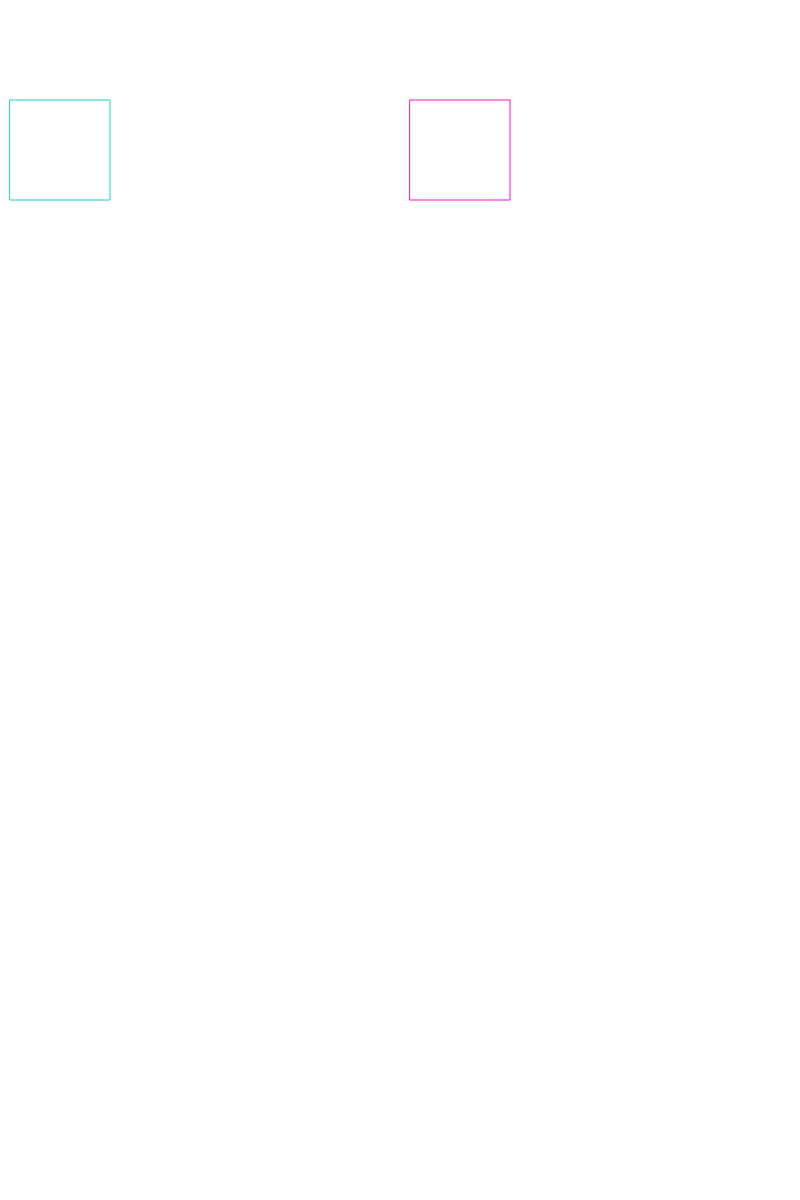
Frame 1 (no input)
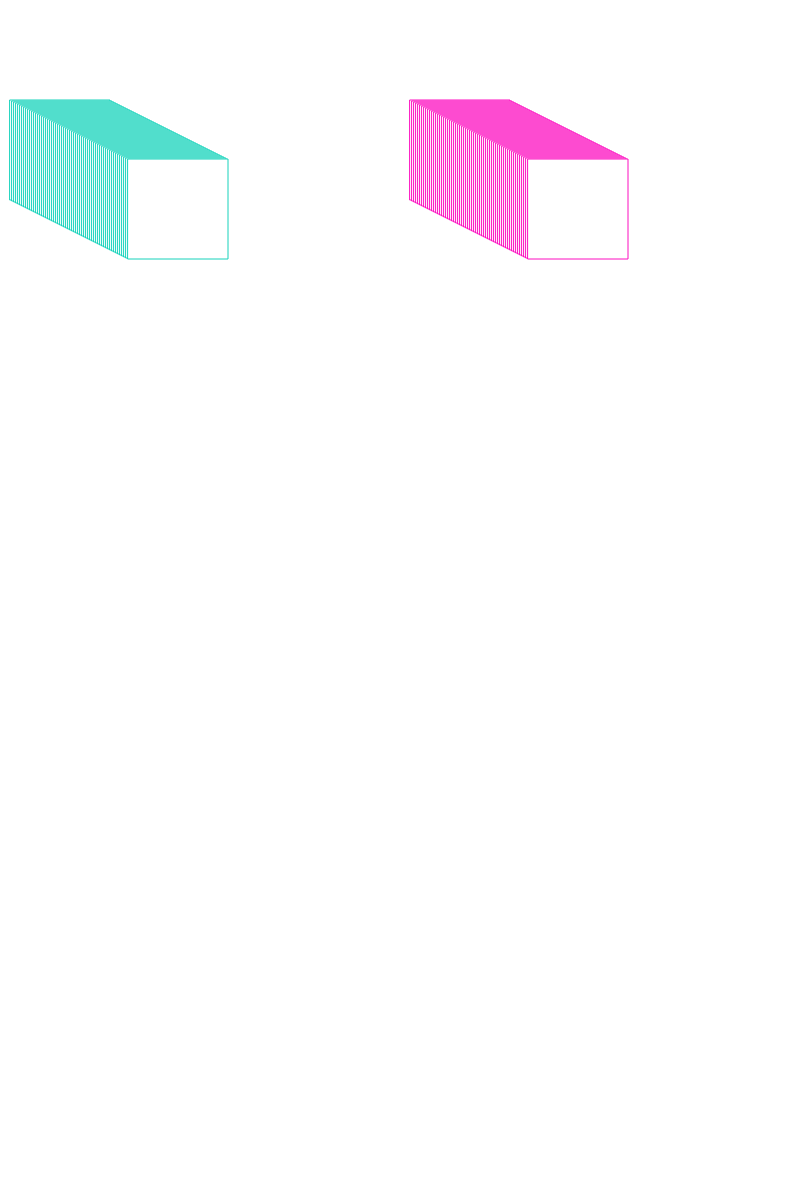
Frame 60 (no input)
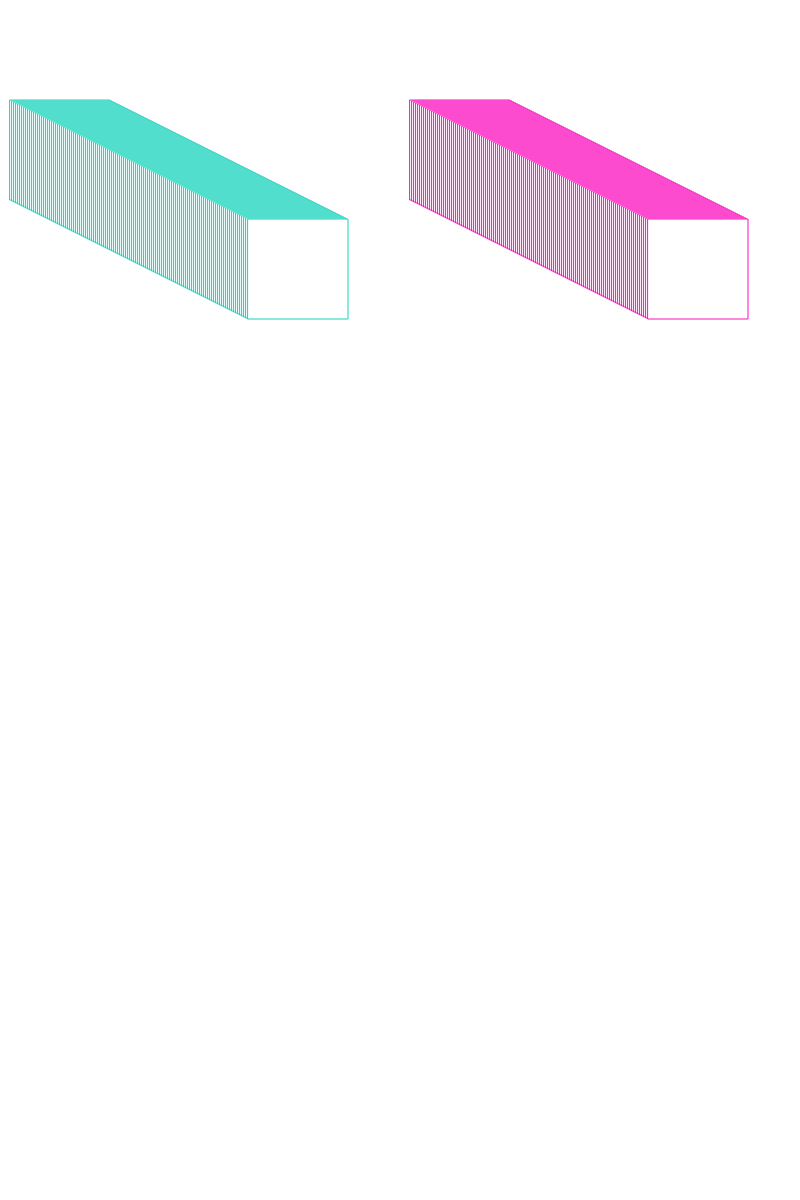
Frame 120 (the mouse pressed at the canvas centre since frame 60)

The p5.js sketch that drew these frames (run headless with seeded random() and noise() and a simulated clock; from frame 60 on, the mouse is pressed at the canvas centre):

// p5.js sketch
// ── sketch.js

//DISCLAIMER: I have no idea how I got the colors working, didn't quite have time to figure it out properly. But hey, they turned out pretty nicely in the end. Just can't figure out how to get the light colors to switch back to the original teal and pink when the rectangle goes beyond the Y-axis boundary again. 
let x = 10;
let y = 100;
let r = 0;
let g = 0;
let b = 0;

var xupdate = 2;
var yupdate = 1;

function setup() { 
   createCanvas(800, 1200);
}

function draw() {

   // background(200);
  push();
    stroke(r + 22,g + 210,b + 187)
    rect(x, y, 100, 100);
  pop();
  push();
    stroke(r + 252, r + 15, r + 192)
    rect(x + 400, y, 100,100)
  pop();
    x += xupdate;
		y += yupdate;

    if (x > width || x <= 0 || x > width/2) {
      xupdate *= -1;
      stroke(r + 218, g + 255, b + 0)
    }
	
		if (y > height || y <= 0) {
			yupdate *= -1;

          b = 252;
          g = 15;
          r = 192;
		}

}
